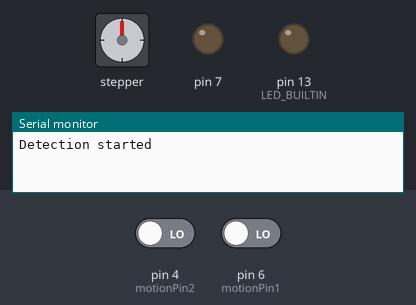
This sketch was run on a simulated Arduino Uno, built with avr-gcc and run on an emulated ATmega328P. On the bench: stepper motor, output pins drawn as LEDs (lit = HIGH), the last lines printed to the serial monitor. Wiring (inferred from the names in the program): stepper motor driver (200 steps per turn assumed): step pin 2; direction pin 5. The inputs (shaded band) are chosen by the test bench; at power-on: pin 4 (motionPin2) LOW, pin 6 (motionPin1) LOW. Pins used as bus, display or sensor lines are not drawn.

Above: at 1.2 s.
1.3 s: pin 4 (motionPin2) driven HIGH
At 4.9 s:
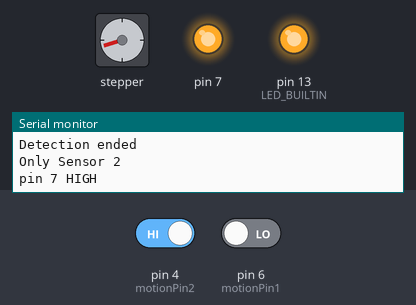
At 6.4 s:
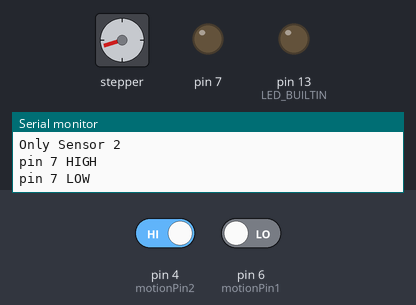
Timing chart, 0 to 8.7 s (numbered marks = the images above; inputs shaded):
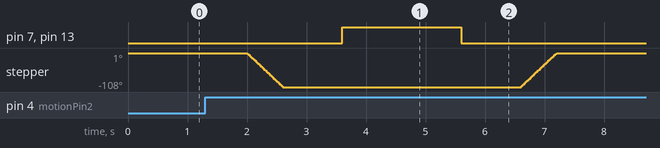

Measured:
- after the input at 1.3 s, pin 7, pin 13 (LED_BUILTIN): LOW → HIGH after 2.3 s, → LOW 2.0 s later; stepper: turns 108° counter-clockwise in 0.60 s, then 108° clockwise in 0.60 s

The sketch:

arduino.ino
```cpp
#define stepPin 2
#define dirPin 5
#define motionPin1 6
#define motionPin2 4

int state1 = 0;
int state2 = 0;

void setup() {
  pinMode(motionPin1, INPUT);
  pinMode(motionPin2, INPUT);
  Serial.begin(9600);

  pinMode(stepPin, OUTPUT);
  pinMode(dirPin, OUTPUT);
  pinMode(7, OUTPUT);
  pinMode(LED_BUILTIN, OUTPUT);
}

void loop() {
  state1 = 0;
  state2 = 0;

  // Check for 2 seconds which sensor detects any movement
  // We found this to work more reliably than only checking each sensor once
  Serial.println("Detection started");
  for (int i = 0; i < 200; i++) {
    if (digitalRead(motionPin1) == HIGH) {
      state1 = 1;
    }
    if (digitalRead(motionPin2) == HIGH) {
      state2 = 1;
    }
    delay(10);
  }
  Serial.println("Detection ended");

  if (state1 == HIGH && state2 == HIGH) {
    Serial.println("Both sensors");
    // Stay in the middle
    takePicture();

  } else if (state1 == HIGH) {
    Serial.println("Only Sensor 1");
    moveInDirection(1); // Move left
    takePicture();
    moveInDirection(0); // Move back

  } else if (state2 == HIGH) {
    Serial.println("Only Sensor 2");
    moveInDirection(0); // Move right
    takePicture();
    moveInDirection(1); // Move back

  }
  delay(500);
}

// direction: 0 for right, 1 for left
void moveInDirection(int dir) {
  digitalWrite(dirPin, dir);
  // Turn 60 steps
  for (int i = 0; i < 60; i++) {
      digitalWrite(stepPin, HIGH);
      delayMicroseconds(5000);
      digitalWrite(stepPin, LOW);
      delayMicroseconds(5000);
  }
  delay(1000);
}

void takePicture() {
    // Send high signal to ESP32-Cam and activate LED
    digitalWrite(7, HIGH);
    digitalWrite(LED_BUILTIN, HIGH);
    Serial.println("pin 7 HIGH");

    // Wait for picture to be taken
    delay(2000);

    // Deactivate signal again
    digitalWrite(7,LOW);
    Serial.println("pin 7 LOW");
    digitalWrite(LED_BUILTIN, LOW);
    delay(1000);
}
```
